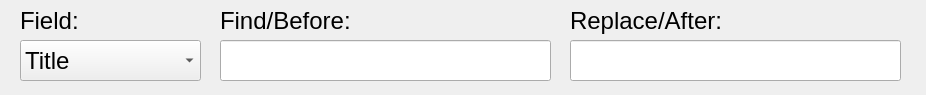
<?xml version="1.0" encoding="UTF-8"?>
<ui version="4.0">
 <class>Dialog</class>
 <widget class="QDialog" name="Dialog">
  <property name="geometry">
   <rect>
    <x>0</x>
    <y>0</y>
    <width>926</width>
    <height>95</height>
   </rect>
  </property>
  <property name="windowTitle">
   <string>Dialog</string>
  </property>
  <widget class="QComboBox" name="fieldComboBox">
   <property name="geometry">
    <rect>
     <x>20</x>
     <y>40</y>
     <width>181</width>
     <height>41</height>
    </rect>
   </property>
   <property name="font">
    <font>
     <pointsize>18</pointsize>
    </font>
   </property>
   <item>
    <property name="text">
     <string>Title</string>
    </property>
   </item>
   <item>
    <property name="text">
     <string>AuthorLast</string>
    </property>
   </item>
   <item>
    <property name="text">
     <string>OrderActiv</string>
    </property>
   </item>
   <item>
    <property name="text">
     <string>Pub</string>
    </property>
   </item>
   <item>
    <property name="text">
     <string>Subj</string>
    </property>
   </item>
  </widget>
  <widget class="QLabel" name="fieldLabel">
   <property name="geometry">
    <rect>
     <x>20</x>
     <y>0</y>
     <width>81</width>
     <height>41</height>
    </rect>
   </property>
   <property name="font">
    <font>
     <pointsize>18</pointsize>
    </font>
   </property>
   <property name="text">
    <string>Field:</string>
   </property>
  </widget>
  <widget class="QLabel" name="fieldLabel_2">
   <property name="geometry">
    <rect>
     <x>220</x>
     <y>0</y>
     <width>141</width>
     <height>41</height>
    </rect>
   </property>
   <property name="font">
    <font>
     <pointsize>18</pointsize>
    </font>
   </property>
   <property name="text">
    <string>Find/Before:</string>
   </property>
  </widget>
  <widget class="QLabel" name="fieldLabel_3">
   <property name="geometry">
    <rect>
     <x>570</x>
     <y>0</y>
     <width>151</width>
     <height>41</height>
    </rect>
   </property>
   <property name="font">
    <font>
     <pointsize>18</pointsize>
    </font>
   </property>
   <property name="text">
    <string>Replace/After:</string>
   </property>
  </widget>
  <widget class="QLineEdit" name="findBox">
   <property name="geometry">
    <rect>
     <x>220</x>
     <y>40</y>
     <width>331</width>
     <height>41</height>
    </rect>
   </property>
   <property name="font">
    <font>
     <pointsize>18</pointsize>
    </font>
   </property>
  </widget>
  <widget class="QLineEdit" name="replaceBox">
   <property name="geometry">
    <rect>
     <x>570</x>
     <y>40</y>
     <width>331</width>
     <height>41</height>
    </rect>
   </property>
   <property name="font">
    <font>
     <pointsize>18</pointsize>
    </font>
   </property>
  </widget>
 </widget>
 <resources/>
 <connections/>
</ui>
